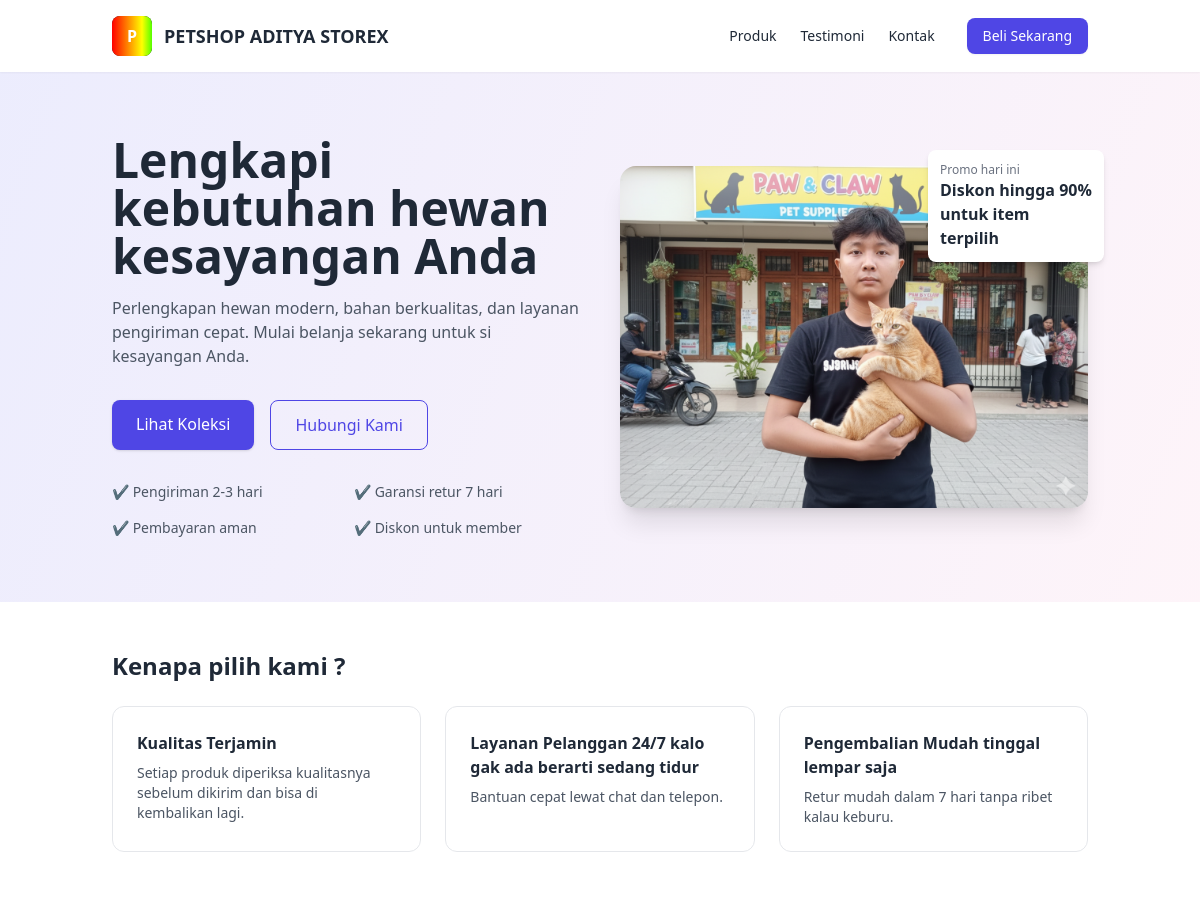
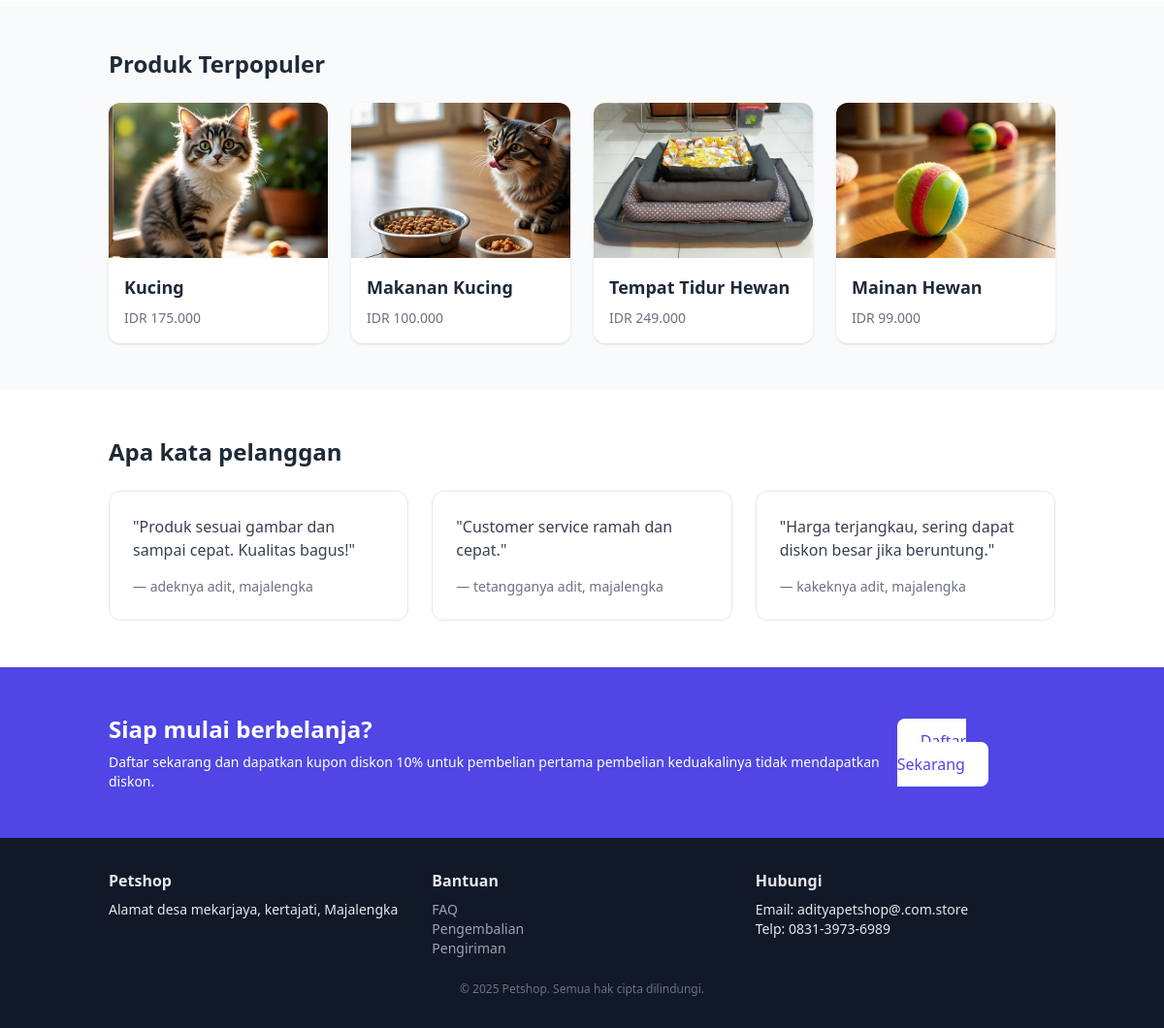
The page / on the database its author committed (2 pictures, top to bottom).
### tables this page shows
CREATE TABLE `produk` (
  `id` int NOT NULL,
  `nama_produk` varchar(255) NOT NULL,
  `harga` int NOT NULL,
  `gambar` varchar(255) NOT NULL
);

### _produk.php (the view)
<?php
require_once 'koneksi.php';
$sql = "SELECT * FROM produk";
$result = mysqli_query($conn, $sql);
?>
<section id="produk" class="bg-gray-50 py-12">
  <div class="container mx-auto px-6">
    <h2 class="text-2xl font-bold" data-aos="fade-up">Produk Terpopuler</h2>
    <div class="mt-6 grid grid-cols-1 sm:grid-cols-2 lg:grid-cols-4 gap-6">
      <?php
      while ($row = mysqli_fetch_assoc($result)) :
      ?>
        <article class="product-card bg-white rounded-xl overflow-hidden shadow cursor-pointer hover:shadow-lg transition-shadow duration-300" data-aos="zoom-in" data-aos-delay="100">
          <img src="<?php echo $row['gambar']; ?>" alt="<?php echo $row['nama_produk']; ?>" class="w-full h-40 object-cover">
          <div class="p-4">
            <h4 class="font-semibold text-lg"><?php echo $row['nama_produk']; ?></h4>
            <p class="mt-2 text-sm text-gray-500">IDR <?php echo number_format($row['harga'], 0, ',', '.'); ?></p>
          </div>
        </article>
      <?php
      endwhile;
      ?>
    </div>
  </div>
</section>

### index.php (shortened to what this page needs)
<!doctype html>
<html lang="id">
<head>
  <head>
  <script src="https://cdn.tailwindcss.com"></script>
  <link rel="stylesheet" href="css/style.css">
  <link rel="stylesheet" href="https://unpkg.com/aos@next/dist/aos.css" />
</head>
<body class="antialiased text-gray-800 bg-white">
  <section class="hero-bg">
    <div class="container mx-auto px-6 py-16 grid grid-cols-1 md:grid-cols-2 gap-10 items-center">
      <div>
        <h1 class="text-4xl md:text-5xl font-extrabold leading-tight">Lengkapi kebutuhan hewan kesayangan Anda</h1>
        <p class="mt-4 text-gray-600 max-w-xl">Perlengkapan hewan modern, bahan berkualitas, dan layanan pengiriman cepat. Mulai belanja sekarang untuk si kesayangan Anda.</p>
        <div class="mt-8 flex gap-4">
          <a href="#produk" class="px-6 py-3 bg-indigo-600 text-white rounded-lg font-medium shadow">Lihat Koleksi</a>
          <a href="kontak.php" class="px-6 py-3 border border-indigo-600 text-indigo-600 rounded-lg font-medium">Hubungi Kami</a>
        </div>
        <ul class="mt-8 grid grid-cols-2 gap-4 text-sm text-gray-600">
          <li>✔️ Pengiriman 2-3 hari</li>
          <li>✔️ Garansi retur 7 hari</li>
          <li>✔️ Pembayaran aman</li>
          <li>✔️ Diskon untuk member</li>
        </ul>
      </div>
      <div class="relative">
        <div class="rounded-2xl overflow-hidden shadow-xl">
          <img src="img/Gemini_Generated_Image_j89f3dj89f3dj89f.png" alt="Produk unggulan" class="w-full h-50 object-cover">
        </div>
        <div class="absolute -top-4 -right-4 bg-white p-3 rounded-lg shadow-md w-44">
          <p class="text-xs text-gray-500">Promo hari ini</p>
          <p class="font-semibold">Diskon hingga 90% untuk item terpilih</p>
        </div>
      </div>
    </div>
  </section>
  <section id="fitur" class="container mx-auto px-6 py-12">
    <h2 class="text-2xl font-bold" data-aos="fade-up">Kenapa pilih kami ?</h2>
    <div class="mt-6 grid gap-6 grid-cols-1 md:grid-cols-3">
      <div class="p-6 border rounded-xl" data-aos="fade-up" data-aos-delay="100">
        <h3 class="font-semibold">Kualitas Terjamin</h3>
        <p class="mt-2 text-sm text-gray-600">Setiap produk diperiksa kualitasnya sebelum dikirim dan bisa di kembalikan lagi.</p>
      </div>
      <div class="p-6 border rounded-xl" data-aos="fade-up" data-aos-delay="200">
        <h3 class="font-semibold">Layanan Pelanggan 24/7 kalo gak ada berarti sedang tidur</h3>
        <p class="mt-2 text-sm text-gray-600">Bantuan cepat lewat chat dan telepon.</p>
      </div>
      <div class="p-6 border rounded-xl" data-aos="fade-up" data-aos-delay="300">
        <h3 class="font-semibold">Pengembalian Mudah tinggal lempar saja</h3>
        <p class="mt-2 text-sm text-gray-600">Retur mudah dalam 7 hari tanpa ribet kalau keburu.</p>
      </div>
    </div>
  </section>
  <?php include '_produk.php'; ?>
  <section id="testi" class="container mx-auto px-6 py-12">
    <h2 class="text-2xl font-bold" data-aos="fade-up">Apa kata pelanggan</h2>
    <div class="mt-6 grid grid-cols-1 md:grid-cols-3 gap-6">
      <blockquote class="p-6 bg-white border rounded-xl" data-aos="fade-right">
        <p class="text-gray-700">"Produk sesuai gambar dan sampai cepat. Kualitas bagus!"</p>
        <footer class="mt-4 text-sm text-gray-500">— adeknya adit, majalengka</footer>
      </blockquote>
      <blockquote class="p-6 bg-white border rounded-xl" data-aos="fade-up">
        <p class="text-gray-700">"Customer service ramah dan cepat."</p>
        <footer class="mt-4 text-sm text-gray-500">— tetangganya adit, majalengka</footer>
      </blockquote>
      <blockquote class="p-6 bg-white border rounded-xl" data-aos="fade-left">
        <p class="text-gray-700">"Harga terjangkau, sering dapat diskon besar jika beruntung."</p>
        <footer class="mt-4 text-sm text-gray-500">— kakeknya adit, majalengka</footer>
      </blockquote>
    </div>
  </section>
  <section class="bg-indigo-600 text-white py-12">
    <div class="container mx-auto px-6 flex flex-col md:flex-row items-center justify-between">
      <div>
        <h3 class="text-2xl font-bold">Siap mulai berbelanja?</h3>
        <p class="mt-2 text-sm">Daftar sekarang dan dapatkan kupon diskon 10% untuk pembelian pertama pembelian keduakalinya tidak mendapatkan diskon.</p>
      </div>
      <div class="mt-6 md:mt-0">
        <a href="#" class="px-6 py-3 bg-white text-indigo-600 rounded-lg font-medium">Daftar Sekarang</a>
      </div>
    </div>
  </section>
</body>
</html>

### css/style.css (style rules this page uses)
.hero-bg { background-image: linear-gradient(110deg, rgba(99, 102, 241, 0.12), rgba(236, 72, 153, 0.06)); }
.logo-rgb { position: relative; overflow: hidden; background-color: #1a1a1a; }
.logo-rgb::before { content: ''; position: absolute; top: 0; left: 0; width: 300%; height: 100%; background: linear-gradient( 90deg, #ff0000, #ff7f00, #ffff00, #00ff00, #00ffff, #0000ff, #8b00ff, #ff00ff, #ff0000 ); animation: chroma-wave 5s linear infinite; }

### rows shown on the page
produk: gambar (picture), nama_produk "Kucing", harga "175.000"
produk: gambar (picture), nama_produk "Makanan Kucing", harga "100.000"
produk: gambar (picture), nama_produk "Tempat Tidur Hewan", harga "249.000"
produk: gambar (picture), nama_produk "Mainan Hewan", harga "99.000"
